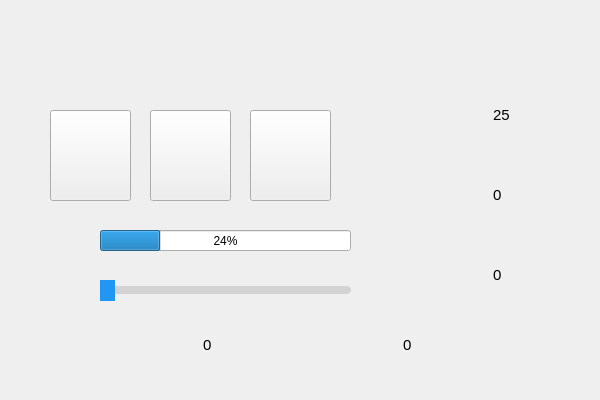
<?xml version="1.0" encoding="UTF-8"?>
<ui version="4.0">
 <class>basicFunctions</class>
 <widget class="QWidget" name="basicFunctions">
  <property name="geometry">
   <rect>
    <x>0</x>
    <y>0</y>
    <width>600</width>
    <height>400</height>
   </rect>
  </property>
  <property name="minimumSize">
   <size>
    <width>600</width>
    <height>400</height>
   </size>
  </property>
  <property name="maximumSize">
   <size>
    <width>600</width>
    <height>400</height>
   </size>
  </property>
  <property name="windowTitle">
   <string>Form</string>
  </property>
  <widget class="QPushButton" name="ledBtn">
   <property name="geometry">
    <rect>
     <x>50</x>
     <y>110</y>
     <width>81</width>
     <height>91</height>
    </rect>
   </property>
   <property name="styleSheet">
    <string notr="true"/>
   </property>
   <property name="text">
    <string/>
   </property>
   <property name="checkable">
    <bool>true</bool>
   </property>
   <property name="checked">
    <bool>false</bool>
   </property>
  </widget>
  <widget class="QPushButton" name="beepBtn">
   <property name="geometry">
    <rect>
     <x>150</x>
     <y>110</y>
     <width>81</width>
     <height>91</height>
    </rect>
   </property>
   <property name="minimumSize">
    <size>
     <width>81</width>
     <height>91</height>
    </size>
   </property>
   <property name="maximumSize">
    <size>
     <width>81</width>
     <height>91</height>
    </size>
   </property>
   <property name="text">
    <string/>
   </property>
   <property name="checkable">
    <bool>true</bool>
   </property>
   <property name="checked">
    <bool>false</bool>
   </property>
  </widget>
  <widget class="QPushButton" name="doorLockBtn">
   <property name="geometry">
    <rect>
     <x>250</x>
     <y>110</y>
     <width>81</width>
     <height>91</height>
    </rect>
   </property>
   <property name="minimumSize">
    <size>
     <width>81</width>
     <height>91</height>
    </size>
   </property>
   <property name="maximumSize">
    <size>
     <width>81</width>
     <height>91</height>
    </size>
   </property>
   <property name="text">
    <string/>
   </property>
   <property name="checkable">
    <bool>true</bool>
   </property>
   <property name="checked">
    <bool>false</bool>
   </property>
  </widget>
  <widget class="ClickableSlider" name="CurtainSlider">
   <property name="geometry">
    <rect>
     <x>100</x>
     <y>280</y>
     <width>251</width>
     <height>21</height>
    </rect>
   </property>
   <property name="styleSheet">
    <string notr="true">QSlider::handle:horizontal {
    width: 15px;   /* 把手宽度调大 */
    height: 60px;  /* 把手高度调大 */
    background: #2196F3;
    margin: -10px 0;  /* 让把手突出滑槽 */
    border-radius: 15px;
}

QSlider::groove:horizontal {
    height: 8px;    /* 滑槽厚度 */
    background: lightgray;
    border-radius: 4px;
}</string>
   </property>
   <property name="orientation">
    <enum>Qt::Horizontal</enum>
   </property>
  </widget>
  <widget class="QProgressBar" name="curtainProgressBar">
   <property name="geometry">
    <rect>
     <x>100</x>
     <y>230</y>
     <width>251</width>
     <height>21</height>
    </rect>
   </property>
   <property name="value">
    <number>24</number>
   </property>
  </widget>
  <widget class="QLabel" name="curtainLabel">
   <property name="geometry">
    <rect>
     <x>40</x>
     <y>220</y>
     <width>51</width>
     <height>41</height>
    </rect>
   </property>
   <property name="font">
    <font>
     <pointsize>11</pointsize>
    </font>
   </property>
   <property name="layoutDirection">
    <enum>Qt::LeftToRight</enum>
   </property>
   <property name="styleSheet">
    <string notr="true">image: url(:/icon/icon/窗帘.png);</string>
   </property>
   <property name="text">
    <string/>
   </property>
   <property name="alignment">
    <set>Qt::AlignCenter</set>
   </property>
  </widget>
  <widget class="QWidget" name="layoutWidget">
   <property name="geometry">
    <rect>
     <x>120</x>
     <y>320</y>
     <width>146</width>
     <height>49</height>
    </rect>
   </property>
   <layout class="QHBoxLayout" name="horizontalLayout_4">
    <item>
     <widget class="QLabel" name="lightLabel">
      <property name="minimumSize">
       <size>
        <width>77</width>
        <height>47</height>
       </size>
      </property>
      <property name="maximumSize">
       <size>
        <width>77</width>
        <height>47</height>
       </size>
      </property>
      <property name="font">
       <font>
        <pointsize>11</pointsize>
       </font>
      </property>
      <property name="layoutDirection">
       <enum>Qt::LeftToRight</enum>
      </property>
      <property name="styleSheet">
       <string notr="true">image: url(:/icon/icon/光照.png);</string>
      </property>
      <property name="text">
       <string/>
      </property>
      <property name="alignment">
       <set>Qt::AlignCenter</set>
      </property>
     </widget>
    </item>
    <item>
     <widget class="QLabel" name="lightLabelNum">
      <property name="minimumSize">
       <size>
        <width>61</width>
        <height>47</height>
       </size>
      </property>
      <property name="maximumSize">
       <size>
        <width>61</width>
        <height>47</height>
       </size>
      </property>
      <property name="font">
       <font>
        <pointsize>11</pointsize>
       </font>
      </property>
      <property name="layoutDirection">
       <enum>Qt::LeftToRight</enum>
      </property>
      <property name="text">
       <string>0</string>
      </property>
      <property name="alignment">
       <set>Qt::AlignLeading|Qt::AlignLeft|Qt::AlignVCenter</set>
      </property>
     </widget>
    </item>
   </layout>
  </widget>
  <widget class="QWidget" name="layoutWidget">
   <property name="geometry">
    <rect>
     <x>410</x>
     <y>250</y>
     <width>146</width>
     <height>49</height>
    </rect>
   </property>
   <layout class="QHBoxLayout" name="horizontalLayout_3">
    <item>
     <widget class="QLabel" name="airQualityLabel">
      <property name="sizePolicy">
       <sizepolicy hsizetype="Preferred" vsizetype="Preferred">
        <horstretch>0</horstretch>
        <verstretch>1</verstretch>
       </sizepolicy>
      </property>
      <property name="minimumSize">
       <size>
        <width>77</width>
        <height>47</height>
       </size>
      </property>
      <property name="maximumSize">
       <size>
        <width>77</width>
        <height>47</height>
       </size>
      </property>
      <property name="font">
       <font>
        <pointsize>11</pointsize>
       </font>
      </property>
      <property name="layoutDirection">
       <enum>Qt::LeftToRight</enum>
      </property>
      <property name="styleSheet">
       <string notr="true">image: url(:/icon/icon/空气质量.png);</string>
      </property>
      <property name="text">
       <string/>
      </property>
      <property name="alignment">
       <set>Qt::AlignCenter</set>
      </property>
     </widget>
    </item>
    <item>
     <widget class="QLabel" name="airQualityLabelNum">
      <property name="sizePolicy">
       <sizepolicy hsizetype="Preferred" vsizetype="Preferred">
        <horstretch>0</horstretch>
        <verstretch>0</verstretch>
       </sizepolicy>
      </property>
      <property name="minimumSize">
       <size>
        <width>61</width>
        <height>47</height>
       </size>
      </property>
      <property name="maximumSize">
       <size>
        <width>61</width>
        <height>47</height>
       </size>
      </property>
      <property name="font">
       <font>
        <pointsize>11</pointsize>
       </font>
      </property>
      <property name="layoutDirection">
       <enum>Qt::LeftToRight</enum>
      </property>
      <property name="text">
       <string>0</string>
      </property>
      <property name="alignment">
       <set>Qt::AlignLeading|Qt::AlignLeft|Qt::AlignVCenter</set>
      </property>
     </widget>
    </item>
   </layout>
  </widget>
  <widget class="QWidget" name="layoutWidget">
   <property name="geometry">
    <rect>
     <x>410</x>
     <y>170</y>
     <width>146</width>
     <height>49</height>
    </rect>
   </property>
   <layout class="QHBoxLayout" name="horizontalLayout_2">
    <item>
     <widget class="QLabel" name="humidityLabel">
      <property name="minimumSize">
       <size>
        <width>77</width>
        <height>47</height>
       </size>
      </property>
      <property name="maximumSize">
       <size>
        <width>77</width>
        <height>47</height>
       </size>
      </property>
      <property name="font">
       <font>
        <pointsize>11</pointsize>
       </font>
      </property>
      <property name="layoutDirection">
       <enum>Qt::LeftToRight</enum>
      </property>
      <property name="styleSheet">
       <string notr="true">image: url(:/icon/icon/湿度.png);</string>
      </property>
      <property name="text">
       <string/>
      </property>
      <property name="alignment">
       <set>Qt::AlignCenter</set>
      </property>
     </widget>
    </item>
    <item>
     <widget class="QLabel" name="humidityLabelNum">
      <property name="minimumSize">
       <size>
        <width>61</width>
        <height>47</height>
       </size>
      </property>
      <property name="maximumSize">
       <size>
        <width>61</width>
        <height>47</height>
       </size>
      </property>
      <property name="font">
       <font>
        <pointsize>11</pointsize>
       </font>
      </property>
      <property name="layoutDirection">
       <enum>Qt::LeftToRight</enum>
      </property>
      <property name="text">
       <string>0</string>
      </property>
      <property name="alignment">
       <set>Qt::AlignLeading|Qt::AlignLeft|Qt::AlignVCenter</set>
      </property>
     </widget>
    </item>
   </layout>
  </widget>
  <widget class="QWidget" name="layoutWidget">
   <property name="geometry">
    <rect>
     <x>320</x>
     <y>320</y>
     <width>146</width>
     <height>49</height>
    </rect>
   </property>
   <layout class="QHBoxLayout" name="horizontalLayout_5">
    <item>
     <widget class="QLabel" name="hasPersonLabel">
      <property name="minimumSize">
       <size>
        <width>77</width>
        <height>47</height>
       </size>
      </property>
      <property name="maximumSize">
       <size>
        <width>77</width>
        <height>47</height>
       </size>
      </property>
      <property name="font">
       <font>
        <pointsize>11</pointsize>
       </font>
      </property>
      <property name="layoutDirection">
       <enum>Qt::LeftToRight</enum>
      </property>
      <property name="styleSheet">
       <string notr="true">image: url(:/icon/icon/人体移动.png);</string>
      </property>
      <property name="text">
       <string/>
      </property>
      <property name="alignment">
       <set>Qt::AlignCenter</set>
      </property>
     </widget>
    </item>
    <item>
     <widget class="QLabel" name="hasPersonLabelNum">
      <property name="minimumSize">
       <size>
        <width>61</width>
        <height>47</height>
       </size>
      </property>
      <property name="maximumSize">
       <size>
        <width>61</width>
        <height>47</height>
       </size>
      </property>
      <property name="font">
       <font>
        <pointsize>11</pointsize>
       </font>
      </property>
      <property name="layoutDirection">
       <enum>Qt::LeftToRight</enum>
      </property>
      <property name="text">
       <string>0</string>
      </property>
      <property name="alignment">
       <set>Qt::AlignLeading|Qt::AlignLeft|Qt::AlignVCenter</set>
      </property>
     </widget>
    </item>
   </layout>
  </widget>
  <widget class="QWidget" name="layoutWidget">
   <property name="geometry">
    <rect>
     <x>410</x>
     <y>90</y>
     <width>146</width>
     <height>49</height>
    </rect>
   </property>
   <layout class="QHBoxLayout" name="horizontalLayout_1">
    <item>
     <widget class="QLabel" name="tempature">
      <property name="minimumSize">
       <size>
        <width>77</width>
        <height>47</height>
       </size>
      </property>
      <property name="maximumSize">
       <size>
        <width>77</width>
        <height>47</height>
       </size>
      </property>
      <property name="font">
       <font>
        <pointsize>11</pointsize>
       </font>
      </property>
      <property name="layoutDirection">
       <enum>Qt::LeftToRight</enum>
      </property>
      <property name="styleSheet">
       <string notr="true">image: url(:/icon/icon/温度.png);</string>
      </property>
      <property name="text">
       <string/>
      </property>
      <property name="alignment">
       <set>Qt::AlignCenter</set>
      </property>
     </widget>
    </item>
    <item>
     <widget class="QLabel" name="tempatureNum">
      <property name="minimumSize">
       <size>
        <width>61</width>
        <height>47</height>
       </size>
      </property>
      <property name="maximumSize">
       <size>
        <width>61</width>
        <height>47</height>
       </size>
      </property>
      <property name="font">
       <font>
        <pointsize>11</pointsize>
       </font>
      </property>
      <property name="layoutDirection">
       <enum>Qt::LeftToRight</enum>
      </property>
      <property name="text">
       <string>25</string>
      </property>
      <property name="alignment">
       <set>Qt::AlignLeading|Qt::AlignLeft|Qt::AlignVCenter</set>
      </property>
     </widget>
    </item>
   </layout>
  </widget>
  <widget class="QWidget" name="horizontalLayoutWidget">
   <property name="geometry">
    <rect>
     <x>210</x>
     <y>0</y>
     <width>191</width>
     <height>101</height>
    </rect>
   </property>
   <layout class="QHBoxLayout" name="clockLayout"/>
  </widget>
  <widget class="QLabel" name="lampIcon">
   <property name="geometry">
    <rect>
     <x>50</x>
     <y>110</y>
     <width>41</width>
     <height>41</height>
    </rect>
   </property>
   <property name="minimumSize">
    <size>
     <width>41</width>
     <height>41</height>
    </size>
   </property>
   <property name="maximumSize">
    <size>
     <width>41</width>
     <height>41</height>
    </size>
   </property>
   <property name="styleSheet">
    <string notr="true">image: url(:/icon/icon/灯亮.png);</string>
   </property>
   <property name="text">
    <string/>
   </property>
  </widget>
  <widget class="QLabel" name="beepIcon">
   <property name="geometry">
    <rect>
     <x>150</x>
     <y>110</y>
     <width>41</width>
     <height>41</height>
    </rect>
   </property>
   <property name="minimumSize">
    <size>
     <width>41</width>
     <height>41</height>
    </size>
   </property>
   <property name="maximumSize">
    <size>
     <width>41</width>
     <height>41</height>
    </size>
   </property>
   <property name="styleSheet">
    <string notr="true">image: url(:/icon/icon/门铃.png);</string>
   </property>
   <property name="text">
    <string/>
   </property>
  </widget>
  <widget class="QLabel" name="lockIcon">
   <property name="geometry">
    <rect>
     <x>250</x>
     <y>110</y>
     <width>41</width>
     <height>41</height>
    </rect>
   </property>
   <property name="minimumSize">
    <size>
     <width>41</width>
     <height>41</height>
    </size>
   </property>
   <property name="maximumSize">
    <size>
     <width>41</width>
     <height>41</height>
    </size>
   </property>
   <property name="styleSheet">
    <string notr="true">image: url(:/icon/icon/关锁.png);</string>
   </property>
   <property name="text">
    <string/>
   </property>
  </widget>
  <widget class="QLabel" name="lampBtnIcon">
   <property name="geometry">
    <rect>
     <x>100</x>
     <y>180</y>
     <width>21</width>
     <height>21</height>
    </rect>
   </property>
   <property name="minimumSize">
    <size>
     <width>21</width>
     <height>21</height>
    </size>
   </property>
   <property name="maximumSize">
    <size>
     <width>21</width>
     <height>21</height>
    </size>
   </property>
   <property name="styleSheet">
    <string notr="true">image: url(:/icon/icon/开关.png);
</string>
   </property>
   <property name="text">
    <string/>
   </property>
  </widget>
  <widget class="QLabel" name="beepBtnIcon">
   <property name="geometry">
    <rect>
     <x>200</x>
     <y>180</y>
     <width>21</width>
     <height>21</height>
    </rect>
   </property>
   <property name="minimumSize">
    <size>
     <width>21</width>
     <height>21</height>
    </size>
   </property>
   <property name="maximumSize">
    <size>
     <width>21</width>
     <height>21</height>
    </size>
   </property>
   <property name="styleSheet">
    <string notr="true">image: url(:/icon/icon/开关.png);</string>
   </property>
   <property name="text">
    <string/>
   </property>
  </widget>
  <widget class="QLabel" name="lockBtnIcon">
   <property name="geometry">
    <rect>
     <x>300</x>
     <y>180</y>
     <width>21</width>
     <height>21</height>
    </rect>
   </property>
   <property name="minimumSize">
    <size>
     <width>21</width>
     <height>21</height>
    </size>
   </property>
   <property name="maximumSize">
    <size>
     <width>21</width>
     <height>21</height>
    </size>
   </property>
   <property name="styleSheet">
    <string notr="true">image: url(:/icon/icon/开关.png);</string>
   </property>
   <property name="text">
    <string/>
   </property>
  </widget>
 </widget>
 <customwidgets>
  <customwidget>
   <class>ClickableSlider</class>
   <extends>QSlider</extends>
   <header>library/clickableslider.h</header>
  </customwidget>
 </customwidgets>
 <resources/>
 <connections/>
</ui>
